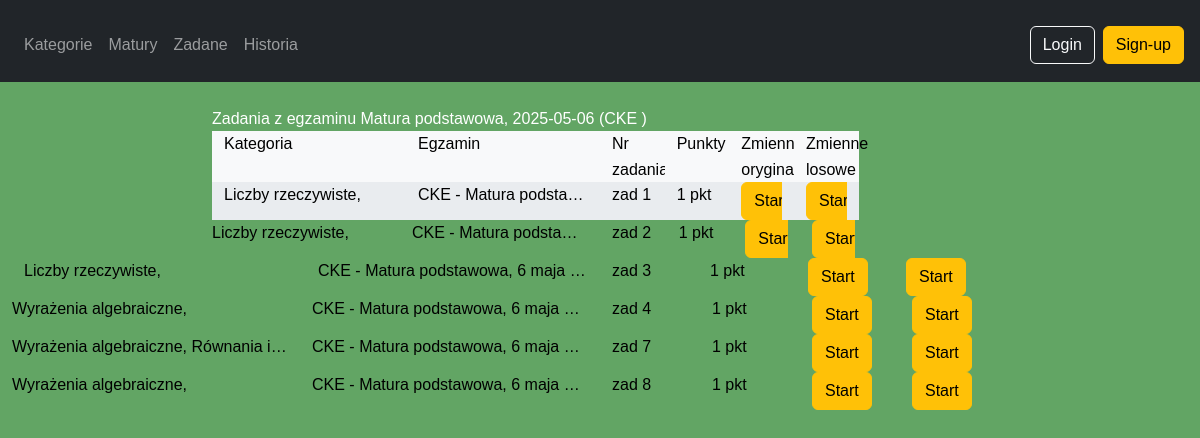
The page /matematyka/exams/Matura podstawowa/2025-05-06/CKE/ on the database its author committed.
### matematyka/models.py (models this page shows, shortened)
class TaskLevel(models.Model):
    exam_level = models.CharField(max_length=100, null=True, blank=True)
    school_level = models.CharField(max_length=100, null=True, blank=True)
    class_number = models.IntegerField(null=True, blank=True)
    class Meta:
        unique_together = (('exam_level', 'school_level', 'class_number'),)

class Source(models.Model):
    name = models.CharField(max_length=100, unique=True)
    def __str__(self):
        return self.name

class Category(models.Model):
    name = models.CharField(max_length=100, unique=True)

class Task(models.Model):
    content = models.TextField()
    points = models.IntegerField(null=True, blank=True)
    category = models.ManyToManyField(Category, related_name='tasks')
    task_group = models.ForeignKey(TaskGroup, on_delete=models.SET_NULL,blank=True,null=True, related_name='tasks')
    task_level = models.ForeignKey(TaskLevel, on_delete=models.SET_NULL,blank=True,null=True, related_name='tasks')
    exam_date = models.DateField(null=True, blank=True)
    source = models.ForeignKey(Source, on_delete=models.SET_NULL, null=True, blank=True, related_name='tasks')
    hint = models.TextField(null=True, blank=True)
    sub_number = models.CharField(max_length=10, null=True, blank=True)
    task_type = models.ForeignKey(TaskType, on_delete=models.SET_NULL, null=True, blank=True, related_name='tasks')

### matematyka/views.py (the view)
# urls.py: path('exams/<str:exam_level>/<str:exam_date>/<str:source>/', views.ExamTasksView.as_view(), name='exam_tasks'),
class ExamTasksView(generic.ListView):
    model = Task
    template_name = 'matematyka/category_tasks.html'
    context_object_name = 'tasks'
    def get(self, request, *args, **kwargs):
        request.session['origin'] = {
            'type': 'exam',
            'exam_level': self.kwargs.get('exam_level'),
            'exam_date': self.kwargs.get('exam_date'),
            'source': self.kwargs.get('source'),
        }
        return super().get(request, *args, **kwargs)
    def get_queryset(self):
        exam_level = self.kwargs.get('exam_level')
        exam_date = self.kwargs.get('exam_date')
        source = self.kwargs.get('source')
        queryset = Task.objects.filter(
            task_level__exam_level=exam_level,
            exam_date=exam_date,
            source__name=source
        ).prefetch_related('category').select_related('task_level')
        return queryset
    def get_context_data(self, **kwargs):
        context = super().get_context_data(**kwargs)
        exam_tasks = context['tasks']
        issues = Issue.objects.filter(task__in=exam_tasks)
        user = self.request.user if self.request.user.is_authenticated else None
        user_answers = UserAnswer.objects.filter(
            issue__in=issues,
            user=user
        ).select_related('issue', 'issue__task').prefetch_related('answer_options')
        assigned_tasks = AssignedTask.objects.filter(
            user=user, task__in=exam_tasks
            ).prefetch_related(Prefetch(
                'task__issues__user_answers',
                 queryset=UserAnswer.objects.filter(
                     user = user,
                     ).select_related('issue__task', 'user').prefetch_related('answer_options')))
        assigned_by_task = {at.task_id: at for at in assigned_tasks}
        total_attempts_original = defaultdict(int)
        correct_attempts_original = defaultdict(int)
        total_attempts_random = defaultdict(int)
        correct_attempts_random = defaultdict(int)
        for ua in user_answers:
            answer_option = ua.answer_options.first()
            if answer_option:
                if ua.issue.variable_is_random:
                    total_attempts_random[ua.issue.task_id] += 1
                    if answer_option.is_correct:
                        correct_attempts_random[ua.issue.task_id] += 1
                else:
                    total_attempts_original[ua.issue.task_id] += 1
                    if answer_option.is_correct:
                        correct_attempts_original[ua.issue.task_id] += 1
        tasks = []
        for task in exam_tasks:
            tasks.append({
                'task': task,
                'total_attempts_original': total_attempts_original[task.id],
                'correct_attempts_original': correct_attempts_original[task.id],
                'total_attempts_random': total_attempts_random[task.id],
                'correct_attempts_random': correct_attempts_random[task.id],
                'category': task.category.all()
            })
            assigned = assigned_by_task.get(task.id)
            if assigned:
                tasks[-1]['is_assigned'] = True
                is_completed = assigned.completion_date
                tasks[-1]['is_completed'] = is_completed
                tasks[-1]['deadline'] = assigned.deadline if not is_completed else None
                overdue = assigned.deadline < timezone.now() if assigned.deadline else False
                tasks[-1]['overdue'] = overdue
            else:
                tasks[-1]['is_assigned'] = False
                tasks[-1]['is_completed'] = False
                tasks[-1]['deadline'] = None
                tasks[-1]['overdue'] = False
        context['tasks'] = tasks
        context['exam_level'] = self.kwargs.get('exam_level')
        context['exam_date'] = self.kwargs.get('exam_date')
        context['source'] = self.kwargs.get('source')
        context['view_type'] = 'exam'
        return context

### matematyka/templates/matematyka/category_tasks.html (shortened to what this page needs)
{% extends 'base.html' %}
{% block content %}
{% block title %}
{% if view_type == 'category' %}
Zadania z kategorii {{ category.name }}
{% elif view_type == 'exam' %}
Zadania z egzaminu {{ exam_level }}, {{ exam_date }} ({{  source }} )
{% elif view_type == 'assigned' %}
Zadania przypisane użytkownikowi {{ user.username }}
{% endif %}
{% endblock %}
<div class="container custom-grid text-black">
    <div class="row">
        <div class="col-lg-3">Kategoria</div>
        <div class="col-lg-3">Egzamin</div>
        <div class="col-lg-1">Nr zadania</div>
        <div class="col-lg-1">Punkty</div>
        <div class="col-lg-1">Zmienne oryginalne</div>
        <div class="col-lg-1">Zmienne losowe</div>
    </div>
    {% for task in tasks %}
    <div class="row">
        <div class="col-lg-3">
            <div class="list-group-item list-group-item-action short-content text-black">
                {% for cat in task.task.category.all %}
                {{ cat.name }},
                {% endfor %}
            </div>
        </div>
        <div class="col-lg-3">
            <div class="list-group-item list-group-item-action short-content text-black">
                {{ task.task.source }} - {{ task.task.task_level.exam_level }}, {{ task.task.exam_date }}
            </div>
        </div>
        <div class="col-lg-1">
            <div class="list-group-item list-group-item-action short-content text-black">
                zad {{ task.task.sub_number }}
            </div>
        </div>
        <div class="col-lg-1">
            <div class="list-group-item list-group-item-action short-content text-black">
                {{ task.task.points }} pkt
            </div>
        </div>
        <div class="col-lg-1">
            <div class="list-group-item list-group-item-action short-content text-black">
                <a href="{% url 'start_issue' task.task.id %}" class="btn btn-warning">
                    {% if user.is_authenticated %}
                    {{ task.total_attempts_original }} / {{ task.correct_attempts_original }}
                    {% else %}
                    Start
                    {% endif %}
                </a>
            </div>
        </div>
        <div class="col-lg-1">
            <div class="list-group-item list-group-item-action short-content text-black">
                <a href="{% url 'start_issue' task.task.id %}?random=true" class="btn btn-warning">
                    {% if user.is_authenticated %}
                    {{ task.total_attempts_random }} / {{ task.correct_attempts_random }}
                    {% else %}
                    Start
                    {% endif %}
                </a>
            </div>
        </div>
        </div>
    </div>
    {% endfor %}
{% endblock %}

### matematyka/static/matematyka/css/style.css (style rules this page uses)
* { margin: 0; padding: 0; box-sizing: border-box; }
html, body { background-color: rgb(98, 165, 100); color: white; font-family: Arial, Helvetica, sans-serif; line-height: 1.6; }
a { color: white; text-decoration: none; }
.short-content { white-space: nowrap; overflow: hidden; text-overflow: ellipsis; }
.custom-grid .row:nth-child(odd)>[class^="col-"] { background-color: #f8f9fa; }
.custom-grid .row:nth-child(even)>[class^="col-"] { background-color: #e9ecef; }

### rows shown on the page
TaskLevel: exam_level "Matura podstawowa"
Source: name "CKE"
Task: task.source "CKE", task.task_level.exam_level "Matura podsta…", task.sub_number "1", task.points "1"
Category: name "Liczby rzeczywiste"
Task: task.source "CKE", task.task_level.exam_level "Matura podsta…", task.sub_number "2", task.points "1"
Task: task.source "CKE", task.task_level.exam_level "Matura podstawowa", task.exam_date "6 maja…", task.sub_number "3", task.points "1"
Task: task.source "CKE", task.task_level.exam_level "Matura podstawowa", task.exam_date "6 maja…", task.sub_number "4", task.points "1"
Category: name "Wyrażenia algebraiczne"
Task: task.source "CKE", task.task_level.exam_level "Matura podstawowa", task.exam_date "6 maja…", task.sub_number "7", task.points "1"
Category: name "Równania i…"
Task: task.source "CKE", task.task_level.exam_level "Matura podstawowa", task.exam_date "6 maja…", task.sub_number "8", task.points "1"

### other values the page prints
{{ exam_date }} "2025-05-06"
